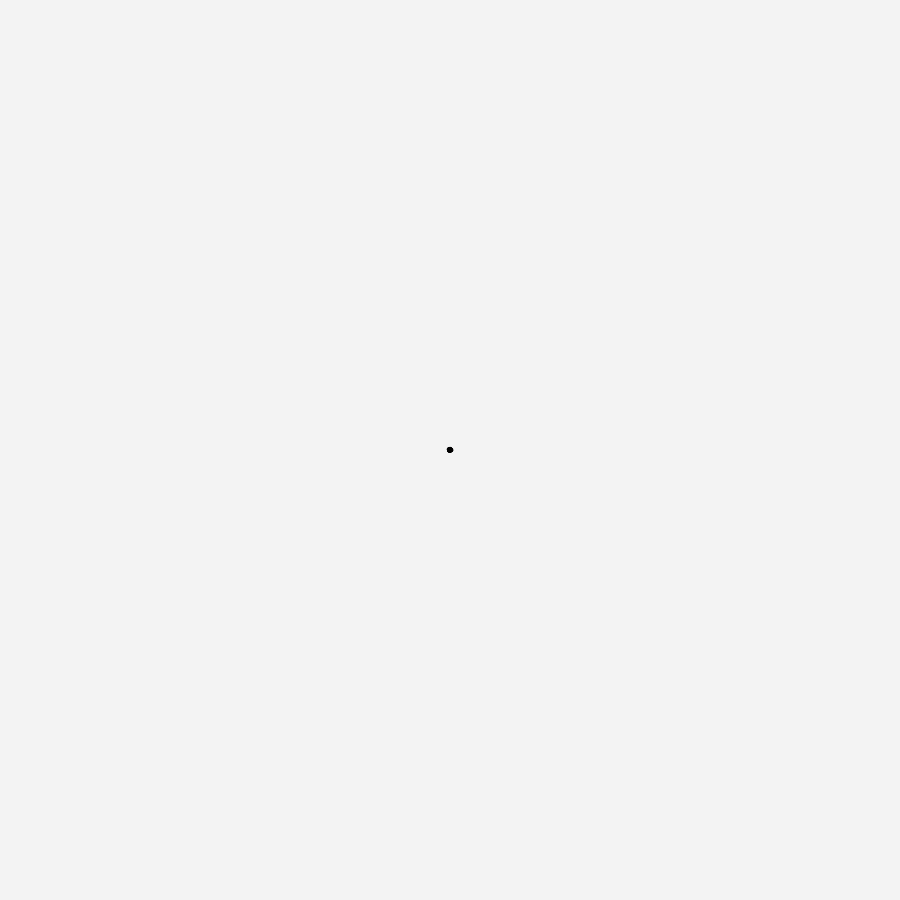
Frame 1 (no input)
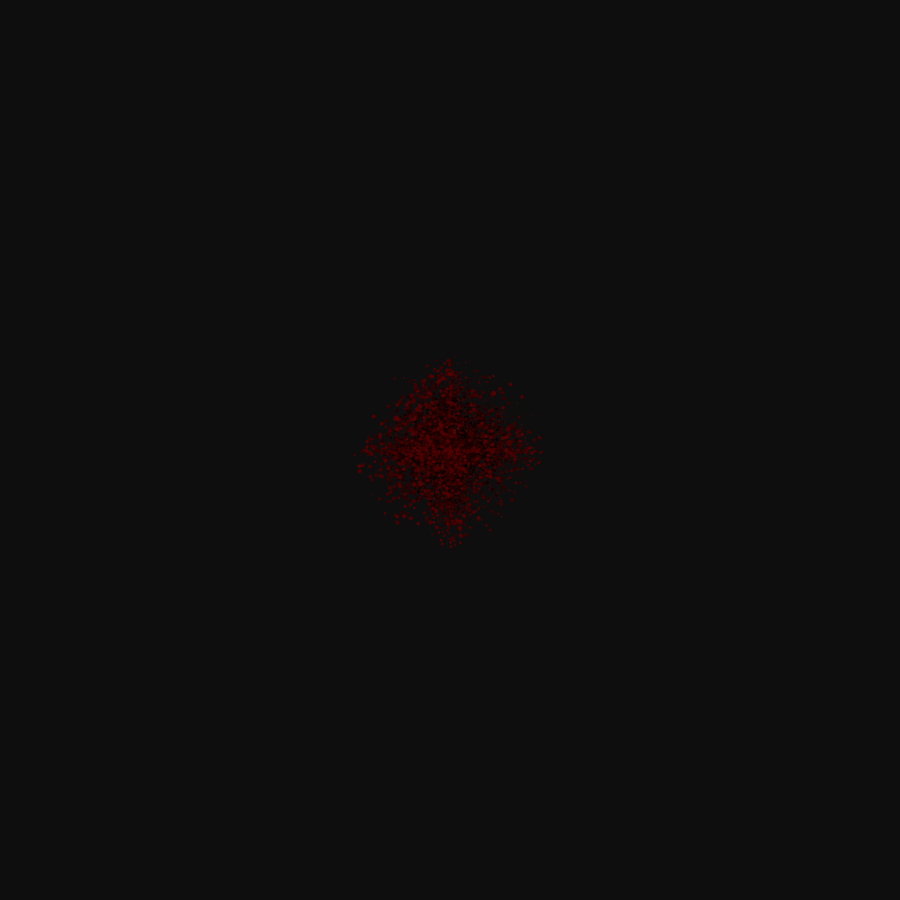
Frame 60 (no input)
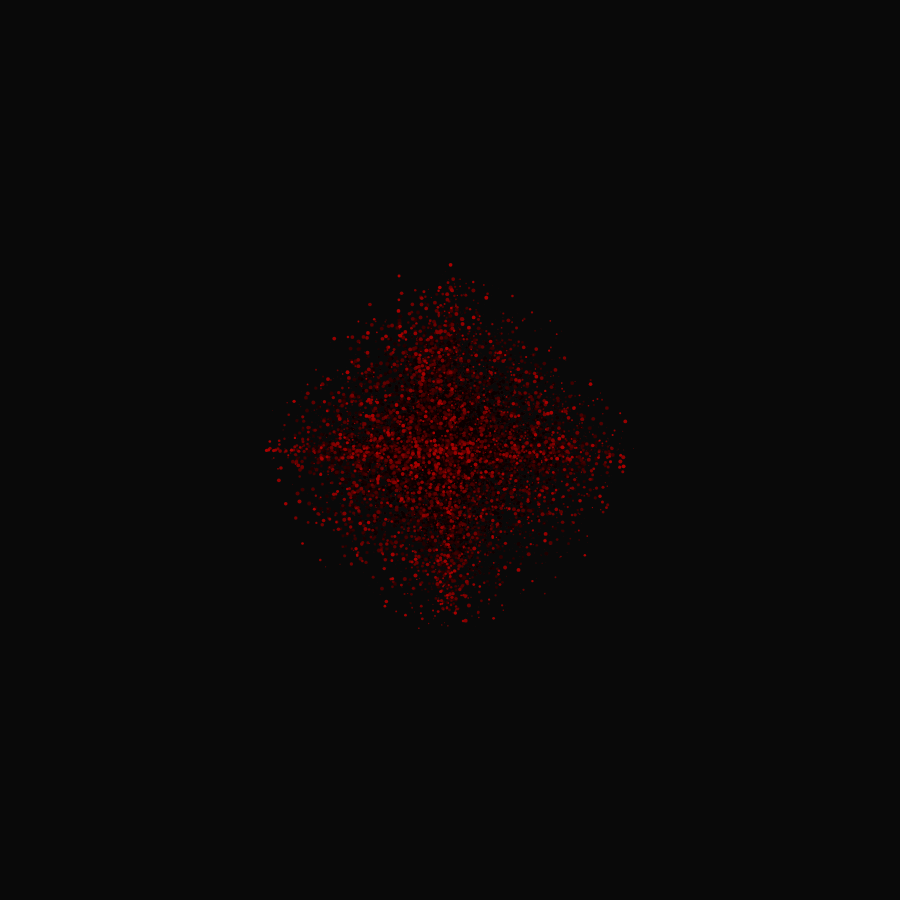
Frame 120 (the mouse pressed at the canvas centre since frame 60)

The p5.js sketch that drew these frames (run headless with seeded random() and noise() and a simulated clock; from frame 60 on, the mouse is pressed at the canvas centre):

// p5.js sketch
// ── sketch.js
//arrage things in circle
let TWO_PI = Math.PI*2;

let width = 900;
let height = 900;
// let width = window.innerWidth;
// let height = window.innerHeight;

let circleCentreW = width/2;
let circleCentreH = height/2;
let circleScaleW = width/4;
let circleScaleH = height/4;

let circleOfCircles = new Array();
let circleAmount = 200;
let degOffset = TWO_PI / circleAmount;

let loops = 0;

let sec;
let lastSec;

function setup(){
    createCanvas(width, height);
    makeCircles();
}

function draw(){
    scale(1);
    noStroke();
    background (0,0,0,12);

    let divs = loops%4;

    drawCircles(divs);
}

function drawCircles(divs){
    push();
    if(divs+1 != 1){
        translate(divs*250-500,0);
    }
    for(let circle of circleOfCircles){
        spinCircles(circle);
        //circle.move();
        circle.draw();
    }
    pop();
}

function spinCircles(circle){
    let level = 0.001;
    circle.angle += level;
    sec = millis()%3000/3000;
    if (lastSec > sec){
        loops++;
    }

    circleScaleW = sin(sec)*300;
    circleScaleH = sin(sec)*300;

    circle.x = ((cos(circle.angle)*circleScaleW*(Math.random()))+circleCentreW);
    circle.y = (sin(circle.angle)*circleScaleH*(Math.random()))+circleCentreH;
    circle.colour = [sec*255, circle.colour[1], circle.colour[2]];

    lastSec = sec;
}

function makeCircles(){
    for(let i = 0; i < circleAmount; i++){
        let angle = (degOffset*i);
        let newCirc = 
            new Circle((cos(angle)*circleScaleW)+circleCentreW, (sin(angle)*circleScaleH)+circleCentreH, random(2), [random(2), 0, 0], angle);
        circleOfCircles.push(newCirc);
    }
}
// ── classes.js
class Circle{
    constructor(x, y, radius, colour, angle){
        this.x = x;
        this.y = y;
        this.radius = radius;
        this.colour = colour;
        this.angle = angle;
    }

    draw(){
        fill(this.colour);
        circle(this.x, this.y, this.radius*2);
    }

    move(){
        //random direction
        let direction = Math.random() < 0.5;
        if(direction){
            this.x += Math.random();
        } else{
            this.x -= Math.random();
        }

        let direction2 = Math.random() < 0.5;
        if(direction2){
            this.y += Math.random();
        } else{
            this.y -= Math.random();
        }
    }
}
